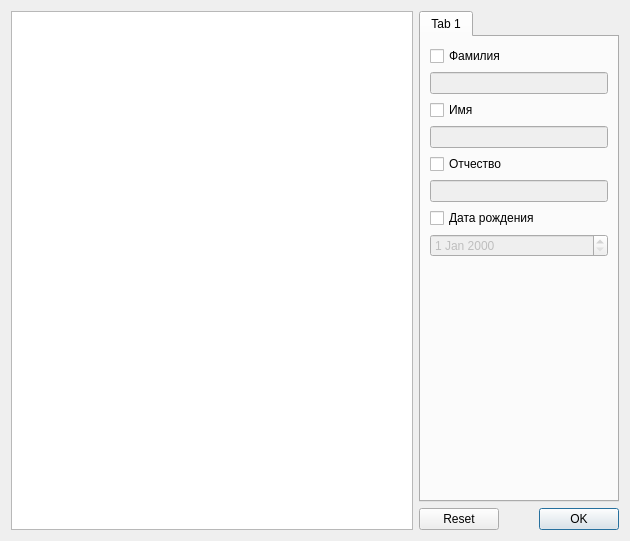
<?xml version="1.0" encoding="UTF-8"?>
<ui version="4.0">
 <class>Form</class>
 <widget class="QWidget" name="Form">
  <property name="geometry">
   <rect>
    <x>0</x>
    <y>0</y>
    <width>630</width>
    <height>541</height>
   </rect>
  </property>
  <property name="windowTitle">
   <string>Form</string>
  </property>
  <layout class="QGridLayout" name="gridLayout">
   <item row="0" column="0" rowspan="2">
    <widget class="QTableView" name="tableView">
     <property name="sizePolicy">
      <sizepolicy hsizetype="Expanding" vsizetype="Expanding">
       <horstretch>1</horstretch>
       <verstretch>1</verstretch>
      </sizepolicy>
     </property>
     <property name="editTriggers">
      <set>QAbstractItemView::NoEditTriggers</set>
     </property>
     <property name="showDropIndicator" stdset="0">
      <bool>true</bool>
     </property>
     <property name="alternatingRowColors">
      <bool>true</bool>
     </property>
     <property name="selectionMode">
      <enum>QAbstractItemView::ContiguousSelection</enum>
     </property>
     <property name="selectionBehavior">
      <enum>QAbstractItemView::SelectRows</enum>
     </property>
     <property name="showGrid">
      <bool>true</bool>
     </property>
     <property name="gridStyle">
      <enum>Qt::NoPen</enum>
     </property>
     <property name="sortingEnabled">
      <bool>true</bool>
     </property>
     <property name="cornerButtonEnabled">
      <bool>true</bool>
     </property>
     <attribute name="horizontalHeaderVisible">
      <bool>true</bool>
     </attribute>
     <attribute name="horizontalHeaderShowSortIndicator" stdset="0">
      <bool>true</bool>
     </attribute>
     <attribute name="verticalHeaderVisible">
      <bool>true</bool>
     </attribute>
     <attribute name="verticalHeaderCascadingSectionResizes">
      <bool>false</bool>
     </attribute>
     <attribute name="verticalHeaderDefaultSectionSize">
      <number>19</number>
     </attribute>
     <attribute name="verticalHeaderHighlightSections">
      <bool>true</bool>
     </attribute>
     <attribute name="verticalHeaderMinimumSectionSize">
      <number>19</number>
     </attribute>
     <attribute name="verticalHeaderShowSortIndicator" stdset="0">
      <bool>false</bool>
     </attribute>
    </widget>
   </item>
   <item row="0" column="1">
    <widget class="QTabWidget" name="tabWidget">
     <property name="minimumSize">
      <size>
       <width>200</width>
       <height>0</height>
      </size>
     </property>
     <property name="currentIndex">
      <number>0</number>
     </property>
     <widget class="QWidget" name="tab">
      <attribute name="title">
       <string>Tab 1</string>
      </attribute>
      <layout class="QGridLayout" name="gridLayout_2">
       <item row="8" column="0">
        <spacer name="verticalSpacer">
         <property name="orientation">
          <enum>Qt::Vertical</enum>
         </property>
         <property name="sizeHint" stdset="0">
          <size>
           <width>20</width>
           <height>40</height>
          </size>
         </property>
        </spacer>
       </item>
       <item row="2" column="0">
        <widget class="QCheckBox" name="chk_firstName">
         <property name="text">
          <string>Имя</string>
         </property>
        </widget>
       </item>
       <item row="3" column="0">
        <widget class="QLineEdit" name="edit_firstName">
         <property name="enabled">
          <bool>false</bool>
         </property>
        </widget>
       </item>
       <item row="0" column="0">
        <widget class="QCheckBox" name="chk_lastName">
         <property name="text">
          <string>Фамилия</string>
         </property>
        </widget>
       </item>
       <item row="4" column="0">
        <widget class="QCheckBox" name="chk_patrName">
         <property name="text">
          <string>Отчество</string>
         </property>
        </widget>
       </item>
       <item row="5" column="0">
        <widget class="QLineEdit" name="edit_patrName">
         <property name="enabled">
          <bool>false</bool>
         </property>
        </widget>
       </item>
       <item row="6" column="0">
        <widget class="QCheckBox" name="chk_birthDate">
         <property name="text">
          <string>Дата рождения</string>
         </property>
        </widget>
       </item>
       <item row="1" column="0">
        <widget class="QLineEdit" name="edit_lastName">
         <property name="enabled">
          <bool>false</bool>
         </property>
        </widget>
       </item>
       <item row="7" column="0">
        <widget class="QDateEdit" name="edit_birthDate">
         <property name="enabled">
          <bool>false</bool>
         </property>
        </widget>
       </item>
      </layout>
     </widget>
    </widget>
   </item>
   <item row="1" column="1">
    <widget class="QDialogButtonBox" name="reset_or_ok">
     <property name="standardButtons">
      <set>QDialogButtonBox::Ok|QDialogButtonBox::Reset</set>
     </property>
     <property name="centerButtons">
      <bool>false</bool>
     </property>
    </widget>
   </item>
  </layout>
 </widget>
 <tabstops>
  <tabstop>chk_lastName</tabstop>
  <tabstop>edit_lastName</tabstop>
  <tabstop>chk_firstName</tabstop>
  <tabstop>edit_firstName</tabstop>
  <tabstop>chk_patrName</tabstop>
  <tabstop>edit_patrName</tabstop>
  <tabstop>chk_birthDate</tabstop>
  <tabstop>edit_birthDate</tabstop>
  <tabstop>tableView</tabstop>
  <tabstop>reset_or_ok</tabstop>
  <tabstop>tabWidget</tabstop>
 </tabstops>
 <resources/>
 <connections/>
</ui>
